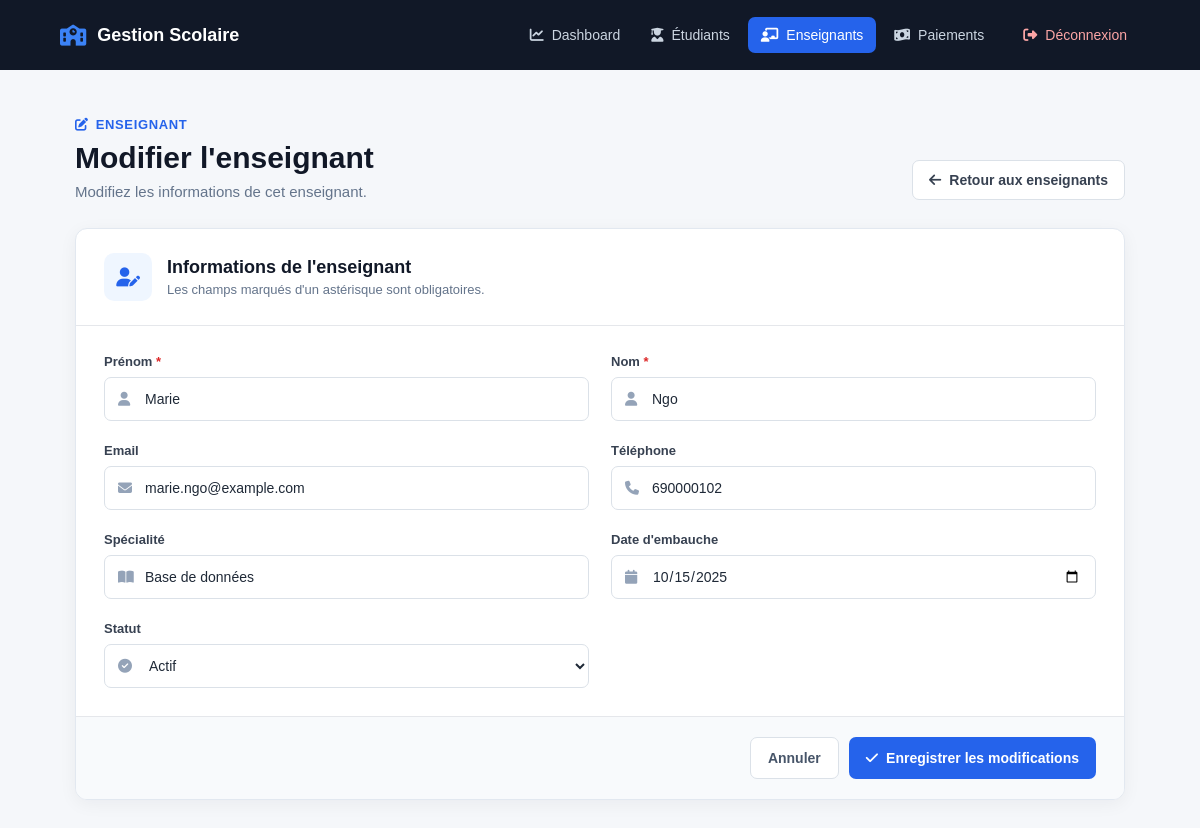
The page /teachers/edit?id=2 (signed in) on the database its author committed.
### tables this page shows
CREATE TABLE teachers (
    id INT UNSIGNED AUTO_INCREMENT PRIMARY KEY,
    first_name VARCHAR(100) NOT NULL,
    last_name VARCHAR(100) NOT NULL,
    email VARCHAR(150) NOT NULL UNIQUE,
    phone VARCHAR(30),
    speciality VARCHAR(150) NOT NULL,
    hire_date DATE NOT NULL,
    status VARCHAR(50) NOT NULL DEFAULT 'active',
    created_at TIMESTAMP DEFAULT CURRENT_TIMESTAMP
);

### controllers/TeacherController.php (called while the page is built, shortened)
<?php
require_once __DIR__ . '/../models/Teacher.php';
class TeacherController
{
    private Teacher $teacherModel;
    public function __construct(PDO $pdo)
    {
        $this->teacherModel = new Teacher($pdo);
    }
    public function edit(): void
    {
        $id = (int) ($_GET['id'] ?? 0);
        $teacher = $this->teacherModel->findById($id);
        require_once __DIR__ . '/../views/teachers/edit.php';
    }
}

### models/Teacher.php (called while the page is built, shortened)
<?php
class Teacher
{
    private PDO $pdo;
    public function __construct(PDO $pdo)
    {
        $this->pdo = $pdo;
    }
    public function findById(int $id): ?array
    {
        $stmt = $this->pdo->prepare("
            SELECT *
            FROM teachers
            WHERE id = :id
        ");
        $stmt->execute([
            'id' => $id
        ]);
        $teacher = $stmt->fetch(PDO::FETCH_ASSOC);
        return $teacher ?: null;
    }
}

### views/teachers/edit.php (the view, shortened to what this page needs)
<!DOCTYPE html>
<html lang="fr">
<head>
    <link rel="stylesheet" href="https://cdnjs.cloudflare.com/ajax/libs/font-awesome/6.7.2/css/all.min.css">
    <link rel="stylesheet" href="/css/teacher-edit.css">
</head>
<body>
    <header class="topbar">
        <div class="brand">
            <i class="fa-solid fa-school"></i>
            <span>Gestion Scolaire</span>
        </div>
        <nav class="main-nav">
            <a href="/dashboard">
                <i class="fa-solid fa-chart-line"></i>
                Dashboard
            </a>
            <a href="/students">
                <i class="fa-solid fa-user-graduate"></i>
                Étudiants
            </a>
            <a href="/teachers" class="active">
                <i class="fa-solid fa-chalkboard-user"></i>
                Enseignants
            </a>
            <a href="/payments">
                <i class="fa-solid fa-money-bill-wave"></i>
                Paiements
            </a>
            <a href="/logout" class="logout">
                <i class="fa-solid fa-right-from-bracket"></i>
                Déconnexion
            </a>
        </nav>
    </header>
    <main class="page-content">
        <div class="page-header">
            <div>
                <span class="page-label">
                    <i class="fa-solid fa-pen-to-square"></i>
                    Enseignant
                </span>
                <h1>Modifier l'enseignant</h1>
                <p>
                    Modifiez les informations de cet enseignant.
                </p>
            </div>
            <a href="/teachers" class="back-button">
                <i class="fa-solid fa-arrow-left"></i>
                Retour aux enseignants
            </a>
        </div>
        <form class="form-card" method="POST" action="/teachers/edit?id=<?= (int) $teacher['id'] ?>">
            <div class="form-card-header">
                <div class="form-card-icon">
                    <i class="fa-solid fa-user-pen"></i>
                </div>
                <div>
                    <h2>Informations de l'enseignant</h2>
                    <p>Les champs marqués d'un astérisque sont obligatoires.</p>
                </div>
            </div>
            <div class="form-grid">
                <div class="form-group">
                    <label for="first_name">
                        Prénom <span>*</span>
                    </label>
                    <div class="input-wrapper">
                        <input type="text" id="first_name" name="first_name"
                            value="<?= htmlspecialchars($teacher['first_name']) ?>" required>
                    </div>
                </div>
                <div class="form-group">
                    <label for="last_name">
                        Nom <span>*</span>
                    </label>
                    <div class="input-wrapper">
                        <input type="text" id="last_name" name="last_name"
                            value="<?= htmlspecialchars($teacher['last_name']) ?>" required>
                    </div>
                </div>
                <div class="form-group">
                    <label for="email">
                        Email
                    </label>
                    <div class="input-wrapper">
                        <input type="email" id="email" name="email"
                            value="<?= htmlspecialchars($teacher['email'] ?? '') ?>">
                    </div>
                </div>
                <div class="form-group">
                    <label for="phone">
                        Téléphone
                    </label>
                    <div class="input-wrapper">
                        <input type="text" id="phone" name="phone"
                            value="<?= htmlspecialchars($teacher['phone'] ?? '') ?>">
                    </div>
                </div>
                <div class="form-group">
                    <label for="speciality">
                        Spécialité
                    </label>
                    <div class="input-wrapper">
                        <input type="text" id="speciality" name="speciality"
                            value="<?= htmlspecialchars($teacher['speciality'] ?? '') ?>">
                    </div>
                </div>
                <div class="form-group">
                    <label for="hire_date">
                        Date d'embauche
                    </label>
                    <div class="input-wrapper">
                        <input type="date" id="hire_date" name="hire_date"
                            value="<?= htmlspecialchars($teacher['hire_date'] ?? '') ?>">
                    </div>
                </div>
                <div class="form-group">
                    <label for="status">
                        Statut
                    </label>
                    <div class="input-wrapper">
                        <select id="status" name="status">
                            <option value="active" <?= $teacher['status'] === 'active' ? 'selected' : '' ?>>
                                Actif
                            </option>
                        </select>
                    </div>
                </div>
            </div>
            <div class="form-footer">
                <a href="/teachers" class="cancel-button">
                    Annuler
                </a>
                <button type="submit" class="submit-button">
                    <i class="fa-solid fa-check"></i>
                    Enregistrer les modifications
                </button>
            </div>
        </form>
    </main>
</body>
</html>

### public/css/teacher-edit.css (style rules this page uses)
* { margin: 0; padding: 0; box-sizing: border-box; }
body { font-family: Arial, Helvetica, sans-serif; background: #f5f7fa; color: #1f2937; min-height: 100vh; }
.topbar { background: #111827; min-height: 70px; padding: 0 5%; display: flex; align-items: center; justify-content: space-between; gap: 30px; }
.brand { display: flex; align-items: center; gap: 11px; color: #ffffff; font-size: 18px; font-weight: 700; white-space: nowrap; }
.brand i { color: #3b82f6; font-size: 21px; }
.main-nav { display: flex; align-items: center; gap: 5px; }
.main-nav a { display: flex; align-items: center; gap: 8px; padding: 10px 13px; color: #cbd5e1; text-decoration: none; border-radius: 7px; font-size: 14px; transition: 0.2s ease; }
.main-nav a.active { color: #ffffff; background: #2563eb; }
.main-nav a.logout { margin-left: 8px; color: #fca5a5; }
.page-content { width: min(1050px, 92%); margin: 0 auto; padding: 45px 0 60px; }
.page-header { display: flex; align-items: flex-end; justify-content: space-between; gap: 30px; margin-bottom: 28px; }
.page-label { display: inline-flex; align-items: center; gap: 7px; color: #2563eb; font-size: 13px; font-weight: 700; text-transform: uppercase; letter-spacing: 0.05em; margin-bottom: 9px; }
.page-header h1 { font-size: 30px; color: #111827; margin-bottom: 8px; }
.page-header p { color: #64748b; font-size: 15px; }
.back-button { display: inline-flex; align-items: center; justify-content: center; gap: 8px; padding: 11px 16px; background: #ffffff; color: #374151; border: 1px solid #dbe1e8; border-radius: 7px; text-decoration: none; font-size: 14px; font-weight: 600; white-space: nowrap; transition: 0.2s ease; }
.form-card { background: #ffffff; border: 1px solid #e2e8f0; border-radius: 12px; overflow: hidden; box-shadow: 0 4px 18px rgba(15, 23, 42, 0.05); }
.form-card-header { display: flex; align-items: center; gap: 15px; padding: 24px 28px; border-bottom: 1px solid #e5e7eb; }
.form-card-icon { width: 48px; height: 48px; border-radius: 10px; background: #eff6ff; color: #2563eb; display: flex; align-items: center; justify-content: center; font-size: 19px; flex-shrink: 0; }
.form-card-header h2 { font-size: 18px; color: #111827; margin-bottom: 4px; }
.form-card-header p { color: #64748b; font-size: 13px; }
.form-grid { display: grid; grid-template-columns: repeat(2, 1fr); gap: 22px; padding: 28px; }
.form-group { display: flex; flex-direction: column; gap: 8px; }
.form-group label { color: #374151; font-size: 13px; font-weight: 700; }
.form-group label span { color: #dc2626; }
.input-wrapper { position: relative; }
.input-wrapper input, .input-wrapper select { width: 100%; height: 44px; padding: 0 14px 0 40px; border: 1px solid #dbe1e8; border-radius: 7px; background: #ffffff; color: #1f2937; font-family: inherit; font-size: 14px; outline: none; transition: 0.2s ease; }
.form-footer { display: flex; justify-content: flex-end; align-items: center; gap: 10px; padding: 20px 28px; background: #f8fafc; border-top: 1px solid #e5e7eb; }
.cancel-button, .submit-button { height: 42px; padding: 0 17px; border-radius: 7px; font-family: inherit; font-size: 14px; font-weight: 600; text-decoration: none; display: inline-flex; align-items: center; justify-content: center; gap: 8px; cursor: pointer; transition: 0.2s ease; }
.cancel-button { color: #475569; background: #ffffff; border: 1px solid #dbe1e8; }
.submit-button { border: none; background: #2563eb; color: #ffffff; }

### rows shown on the page
teachers: first_name "Marie", last_name "Ngo", email "marie.ngo@example.com", phone "690000102", speciality "Base de données", hire_date "10/15/2025", status "Actif"
